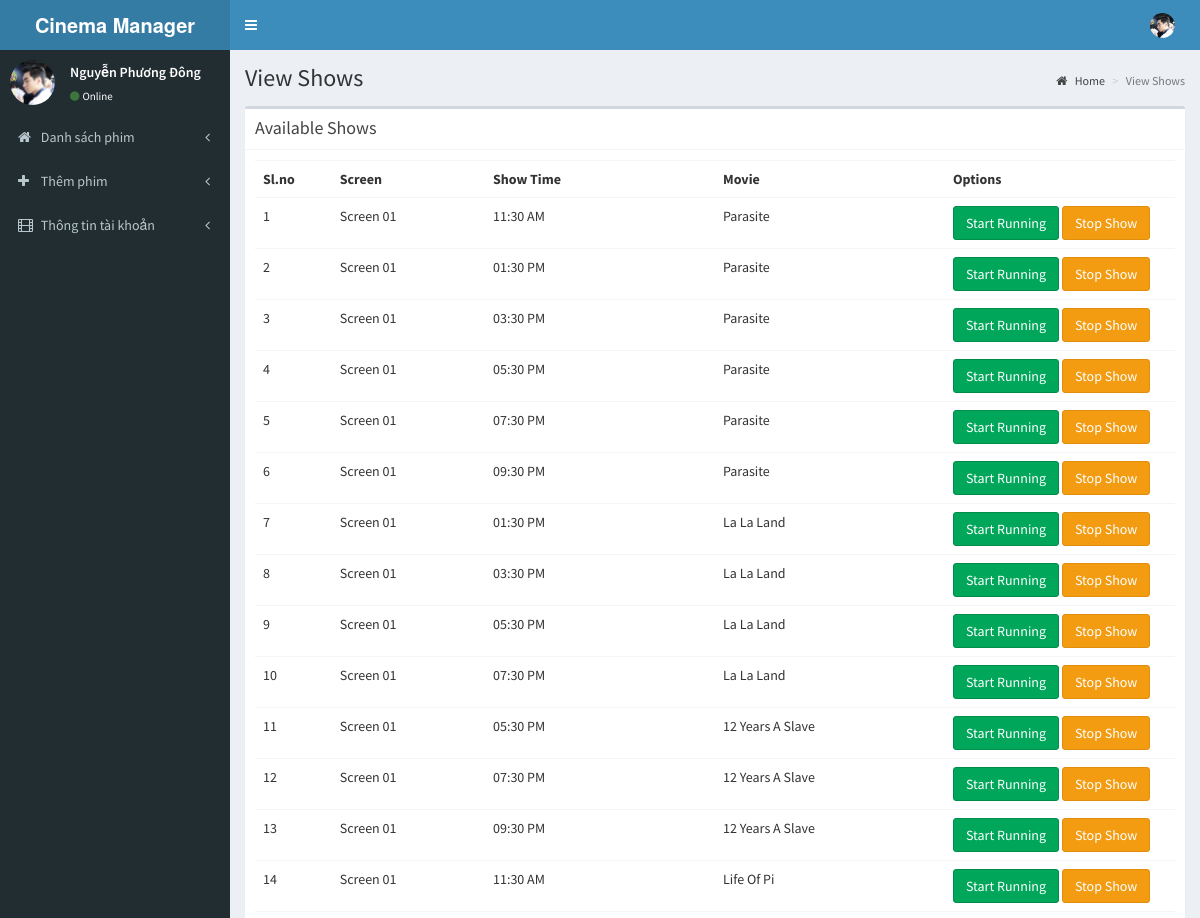
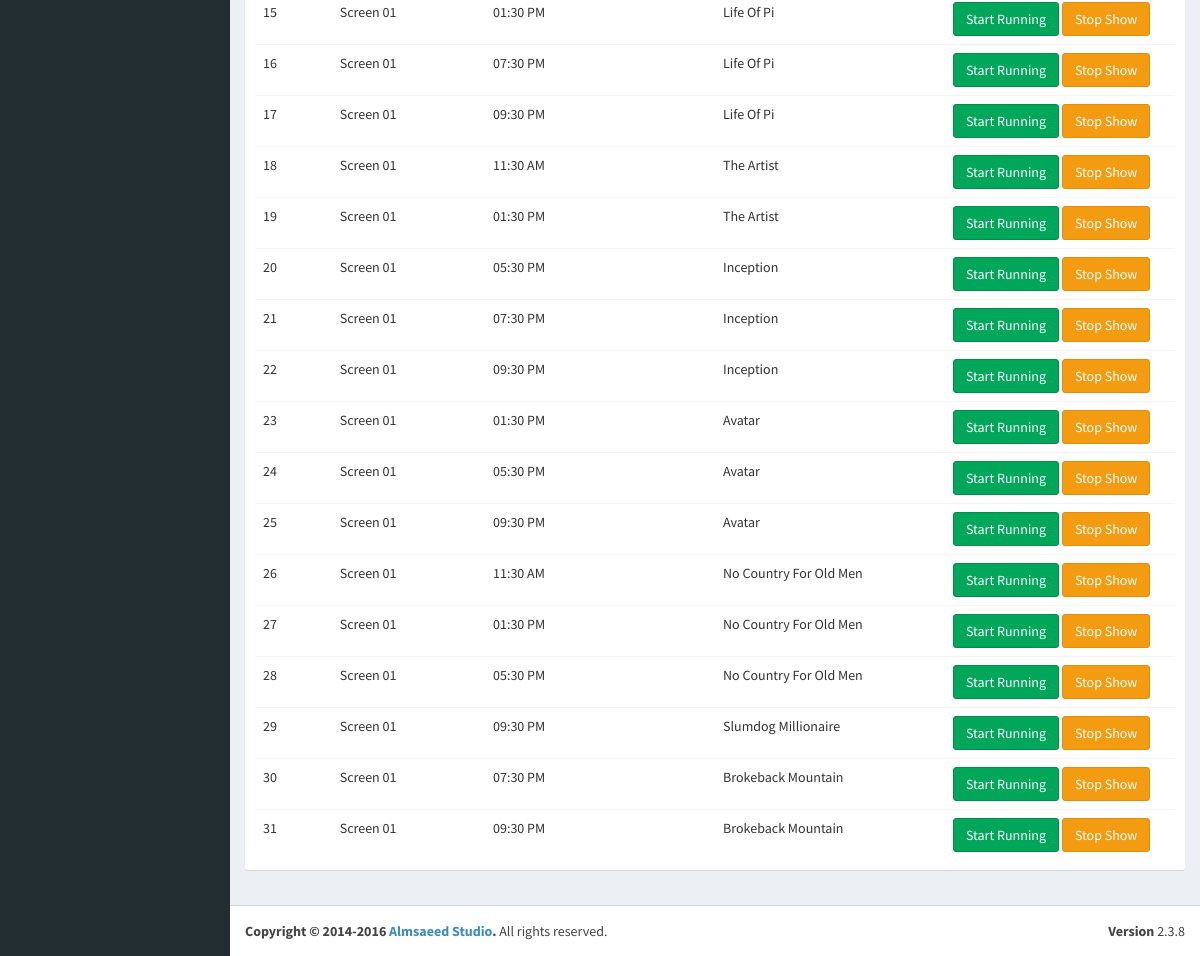
The app's page /manager/pages/view_shows.php (signed in) with its own data (2 pictures, top to bottom).
### tables this page shows
CREATE TABLE `tbl_shows` (
  `s_id` int(11) NOT NULL,
  `st_id` int(11) NOT NULL COMMENT 'show time id',
  `theatre_id` int(11) NOT NULL,
  `movie_id` int(11) NOT NULL,
  `status` int(11) NOT NULL COMMENT '1 means show available',
  `r_status` int(11) NOT NULL
);

CREATE TABLE `tbl_screens` (
  `screen_id` int(11) NOT NULL,
  `t_id` int(11) NOT NULL COMMENT 'theatre id',
  `screen_name` varchar(110) NOT NULL,
  `seats` int(11) NOT NULL COMMENT 'number of seats',
  `charge` int(11) NOT NULL
);

CREATE TABLE `tbl_show_time` (
  `st_id` int(11) NOT NULL,
  `screen_id` int(11) NOT NULL,
  `start_time` time NOT NULL
);

CREATE TABLE `tbl_movie` (
  `movie_id` int(11) NOT NULL,
  `t_id` int(11) NOT NULL COMMENT 'theatre id',
  `movie_name` varchar(100) NOT NULL,
  `cast` varchar(500) NOT NULL,
  `desc` varchar(1000) NOT NULL,
  `release_date` date NOT NULL,
  `image` varchar(200) NOT NULL,
  `video_url` varchar(200) NOT NULL,
  `status` int(1) NOT NULL COMMENT '0 means active ',
  `director` varchar(100) NOT NULL,
  `type` varchar(100) NOT NULL,
  `time` int(11) NOT NULL
);

### manager/pages/view_shows.php (the view, shortened to what this page needs)
<?php
include('header.php');
?>
  <div class="content-wrapper">
    <section class="content-header">
      <h1>
        View Shows
      </h1>
      <ol class="breadcrumb">
        <li><a href="index.php"><i class="fa fa-home"></i> Home</a></li>
        <li class="active">View Shows</li>
      </ol>
    </section>
    <section class="content">
      <div class="box">
         <div class="box-header with-border">
              <h3 class="box-title">Available Shows</h3>
            </div>
        <div class="box-body">
          <?php
          $sw=mysqli_query($con,"select * from tbl_shows where st_id in(select st_id from tbl_show_time where screen_id in(select screen_id from  tbl_screens where t_id='".$_SESSION['theatre']."')) and status='1'");
          if(mysqli_num_rows($sw))
          {?>
            <table class="table">
              <th class="col-md-1">
                Sl.no
              </th>
              <th class="col-md-2">
                Screen
              </th>
              <th class="col-md-3">
                Show Time
              </th>
              <th class="col-md-3">
                Movie
              </th>
              <th class="col-md-3">
                Options
              </th>
              <?php
              $sl=1;
              while($shows=mysqli_fetch_array($sw))
              {
                ?>
                <tr>
                  <td>
                    <?php echo $sl; $sl++;?>
                  </td>
                  <?php
                  $st=mysqli_query($con,"select * from tbl_show_time where st_id='".$shows['st_id']."'");
                  $show_time=mysqli_fetch_array($st);
                  $sr=mysqli_query($con,"select * from tbl_screens where screen_id='".$show_time['screen_id']."'");
                  $screen=mysqli_fetch_array($sr);
                  $mv=mysqli_query($con,"select * from tbl_movie where movie_id='".$shows['movie_id']."'");
                  $movie=mysqli_fetch_array($mv);
                  ?>
                  <td>
                    <?php echo $screen['screen_name'];?>
                  </td>
                  <td>
                    <?php echo date('h:i A',strtotime($show_time['start_time']));?>
                  </td>
                  <td>
                    <?php echo $movie['movie_name'];?>
                  </td>
                  <td>
                    <?php if($shows['r_status']==1)
                    {
                    ?><a href="change_running.php?id=<?php echo $shows['s_id'];?>&status=0"><button class="btn btn-danger">Stop Running</button></a>
                    <?php
                    }
                    else
                    {?><a href="change_running.php?id=<?php echo $shows['s_id'];?>&status=1"><button class="btn btn-success">Start Running</button></a>
                    <?php
                    }?>
                    <a href="stop_running.php?id=<?php echo $shows['s_id'];?>"><button class="btn btn-warning">Stop Show</button></a>
                  </td>
                </tr>
                <?php
              }
              ?>
            </table>
            <?php
          }
          else
          {
            ?>
            <h3>No Shows Added</h3>
            <?php
          }
          ?>
        </div>
      </div>
    </section>
  </div>
  <?php
include('footer.php');
?>

### records on screen
tbl_shows: tbl_screens.screen_name "Screen 01", st.start_time "11:30 AM", movie.movie_name "Parasite"
tbl_shows: tbl_screens.screen_name "Screen 01", st.start_time "01:30 PM", movie.movie_name "Parasite"
tbl_shows: tbl_screens.screen_name "Screen 01", st.start_time "03:30 PM", movie.movie_name "Parasite"
tbl_shows: tbl_screens.screen_name "Screen 01", st.start_time "05:30 PM", movie.movie_name "Parasite"
tbl_shows: tbl_screens.screen_name "Screen 01", st.start_time "07:30 PM", movie.movie_name "Parasite"
tbl_shows: tbl_screens.screen_name "Screen 01", st.start_time "09:30 PM", movie.movie_name "Parasite"
tbl_shows: tbl_screens.screen_name "Screen 01", st.start_time "01:30 PM", movie.movie_name "La La Land"
tbl_shows: tbl_screens.screen_name "Screen 01", st.start_time "03:30 PM", movie.movie_name "La La Land"
tbl_shows: tbl_screens.screen_name "Screen 01", st.start_time "05:30 PM", movie.movie_name "La La Land"
tbl_shows: tbl_screens.screen_name "Screen 01", st.start_time "07:30 PM", movie.movie_name "La La Land"
tbl_shows: tbl_screens.screen_name "Screen 01", st.start_time "05:30 PM", movie.movie_name "12 Years A Slave"
tbl_shows: tbl_screens.screen_name "Screen 01", st.start_time "07:30 PM", movie.movie_name "12 Years A Slave"
tbl_shows: tbl_screens.screen_name "Screen 01", st.start_time "09:30 PM", movie.movie_name "12 Years A Slave"
tbl_shows: tbl_screens.screen_name "Screen 01", st.start_time "11:30 AM", movie.movie_name "Life Of Pi"
tbl_shows: tbl_screens.screen_name "Screen 01", st.start_time "01:30 PM", movie.movie_name "Life Of Pi"
tbl_shows: tbl_screens.screen_name "Screen 01", st.start_time "07:30 PM", movie.movie_name "Life Of Pi"
tbl_shows: tbl_screens.screen_name "Screen 01", st.start_time "09:30 PM", movie.movie_name "Life Of Pi"
tbl_shows: tbl_screens.screen_name "Screen 01", st.start_time "11:30 AM", movie.movie_name "The Artist"
tbl_shows: tbl_screens.screen_name "Screen 01", st.start_time "01:30 PM", movie.movie_name "The Artist"
tbl_shows: tbl_screens.screen_name "Screen 01", st.start_time "05:30 PM", movie.movie_name "Inception"
tbl_shows: tbl_screens.screen_name "Screen 01", st.start_time "07:30 PM", movie.movie_name "Inception"
tbl_shows: tbl_screens.screen_name "Screen 01", st.start_time "09:30 PM", movie.movie_name "Inception"
tbl_shows: tbl_screens.screen_name "Screen 01", st.start_time "01:30 PM", movie.movie_name "Avatar"
tbl_shows: tbl_screens.screen_name "Screen 01", st.start_time "05:30 PM", movie.movie_name "Avatar"
tbl_shows: tbl_screens.screen_name "Screen 01", st.start_time "09:30 PM", movie.movie_name "Avatar"
tbl_shows: tbl_screens.screen_name "Screen 01", st.start_time "11:30 AM", movie.movie_name "No Country For Old Men"
tbl_shows: tbl_screens.screen_name "Screen 01", st.start_time "01:30 PM", movie.movie_name "No Country For Old Men"
tbl_shows: tbl_screens.screen_name "Screen 01", st.start_time "05:30 PM", movie.movie_name "No Country For Old Men"
tbl_shows: tbl_screens.screen_name "Screen 01", st.start_time "09:30 PM", movie.movie_name "Slumdog Millionaire"
tbl_shows: tbl_screens.screen_name "Screen 01", st.start_time "07:30 PM", movie.movie_name "Brokeback Mountain"
tbl_shows: tbl_screens.screen_name "Screen 01", st.start_time "09:30 PM", movie.movie_name "Brokeback Mountain"
